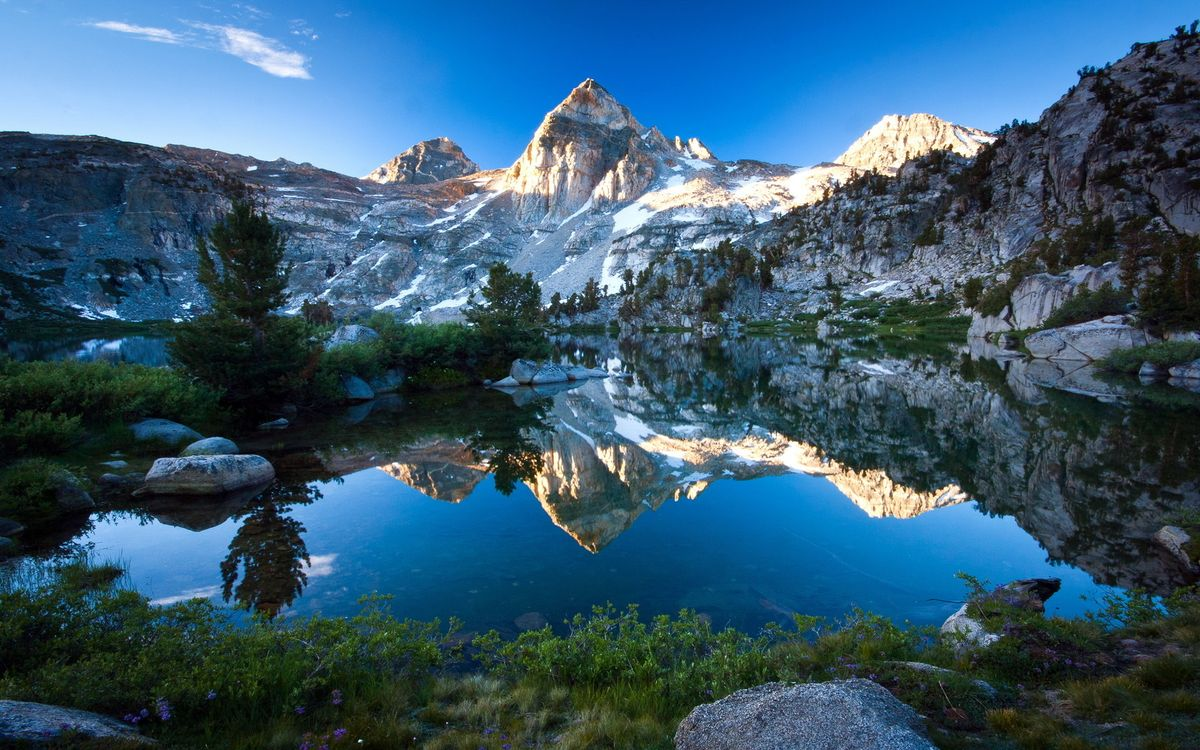
#> input picture картинка.jpg, 1200 x 750 px
$ python Gamma_correction_histogramm.py
#> lines starting #> are read from the running program, lines starting #| are printed output that depends on the picture
from PIL import Image
import numpy as np
import matplotlib.pyplot as plt


def histogram_count(img):
    width, height = img.size
    array = np.zeros(width * height)
    count = 0
    for i in range(width):
        for j in range(height):
            RGB = img.getpixel((i, j))
            R, G, B = RGB
            lum = 0.3 * R + 0.59 * G + 0.11 * B
            array[count] = round(lum)
            count += 1
    return array


def histogram_visual(img):
    mas = histogram_count(img)
    plt.hist(mas, color='black', bins = 255)
    plt.title('Гистограмма изображения')
    plt.xlabel('Яркость тонов')
    plt.ylabel('Число пикселей')
    plt.show()


def gamma_correction(img):
    row = img.size[0]
    col = img.size[1]
    gamma = 3
    result_img = Image.new("L", (row, col))
    for x in range(1, row):
        for y in range(1, col):
            value = pow(img.getpixel((x, y))[0]/255, gamma) * 255
            if value >= 255:
                value = 255
            result_img.putpixel((x, y), int(value))
    result_img = result_img.convert('RGB')
    plt.imshow(result_img)
    plt.show()

if __name__ == '__main__':
    image1 = Image.open('картинка.jpg').convert('LA')
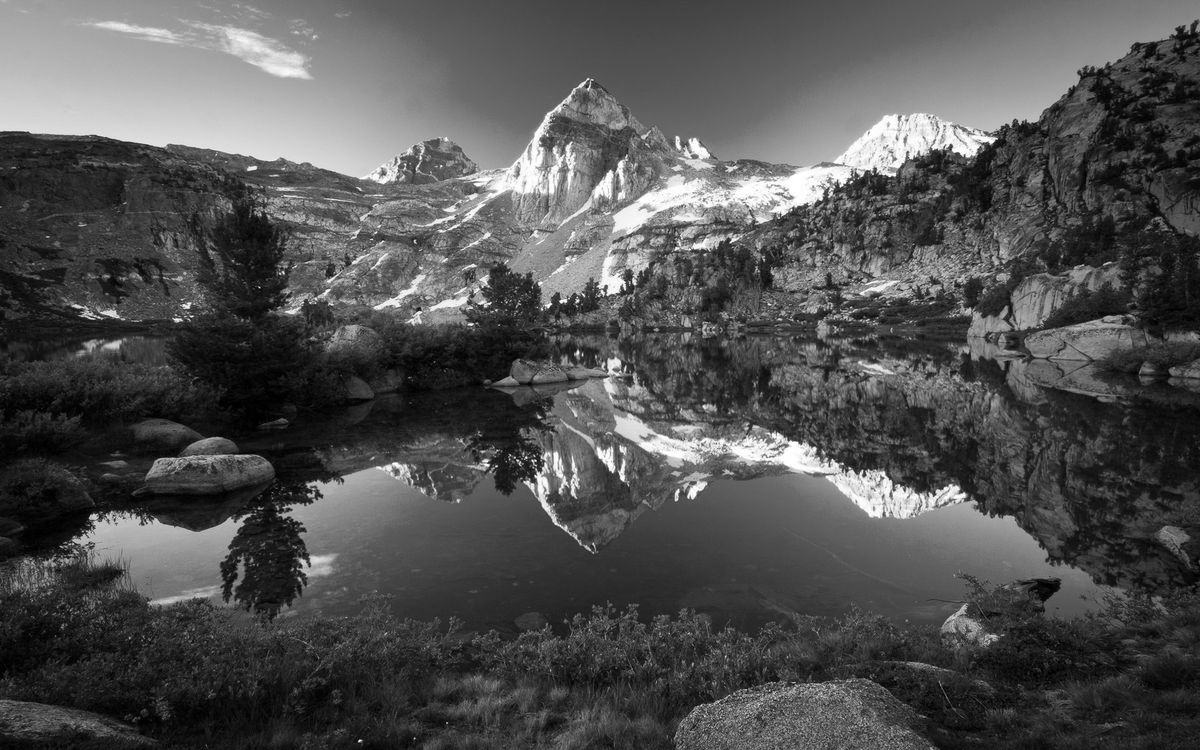
#> image1: PIL image 1200x750 LA; mean R, G, B, A 81.5, 81.5, 81.5, 255
    plt.imshow(image1)
    plt.show()
    image2 = Image.open('картинка.jpg').convert('RGB')
#> image2 is the input picture: PIL image 1200x750 RGB; mean R, G, B 54.3, 89.5, 112.1
    gamma_correction(image1)
#> in gamma_correction, `result_img = Image.new("L", (row, col))`: result_img: PIL image 1200x750 L; every value is 0
#> after the loop in gamma_correction, `for x in range(1, row):`:
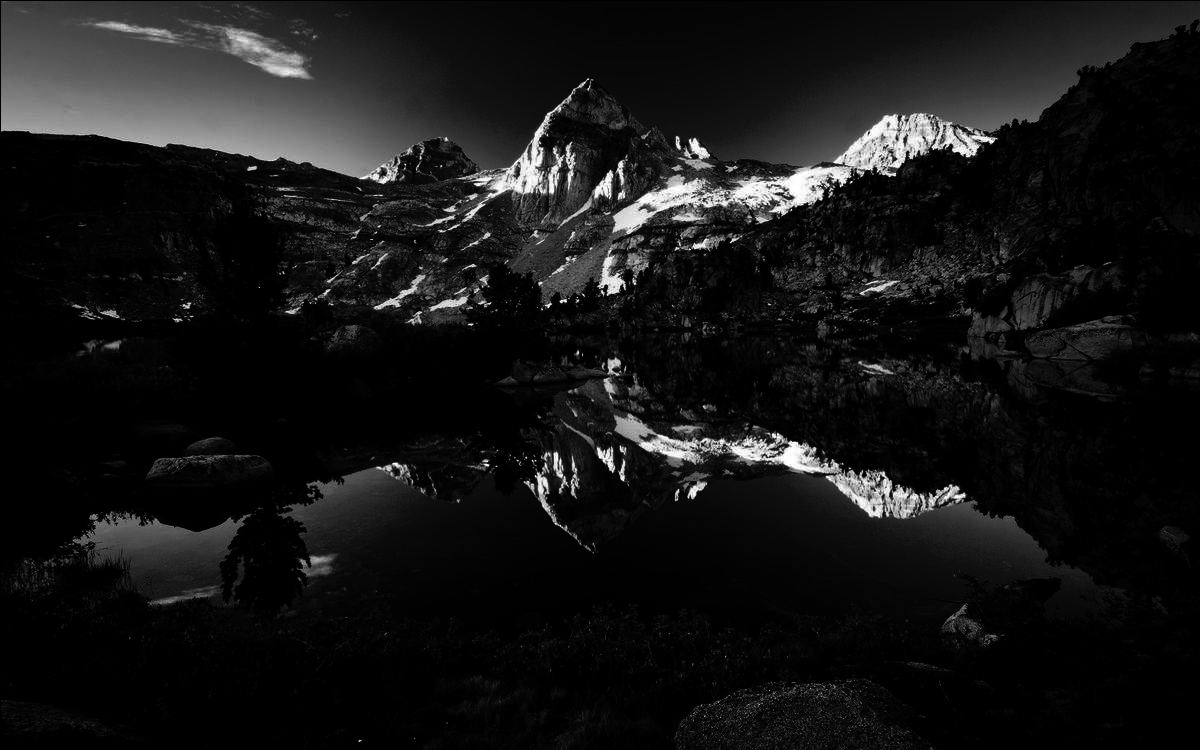
#> result_img: PIL image 1200x750 L; min 0, max 255, mean 21.7
    histogram_visual(image2)
#> after the loop in histogram_count, `for i in range(width):`: count = 900000
#> in histogram_visual, `plt.show()`:
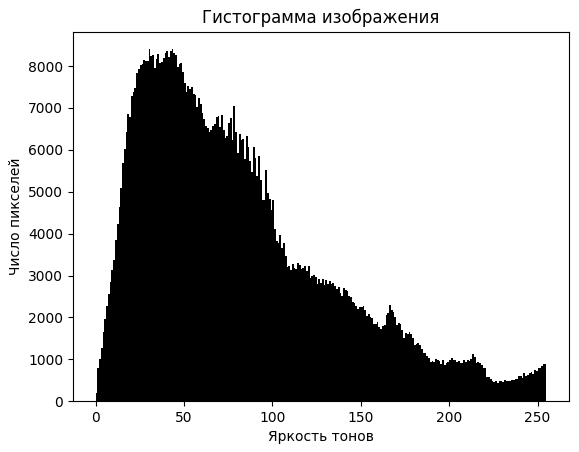
#> figure drawn by matplotlib, 1 panel; tallest bar 8402 high, from x = 43 to 44
